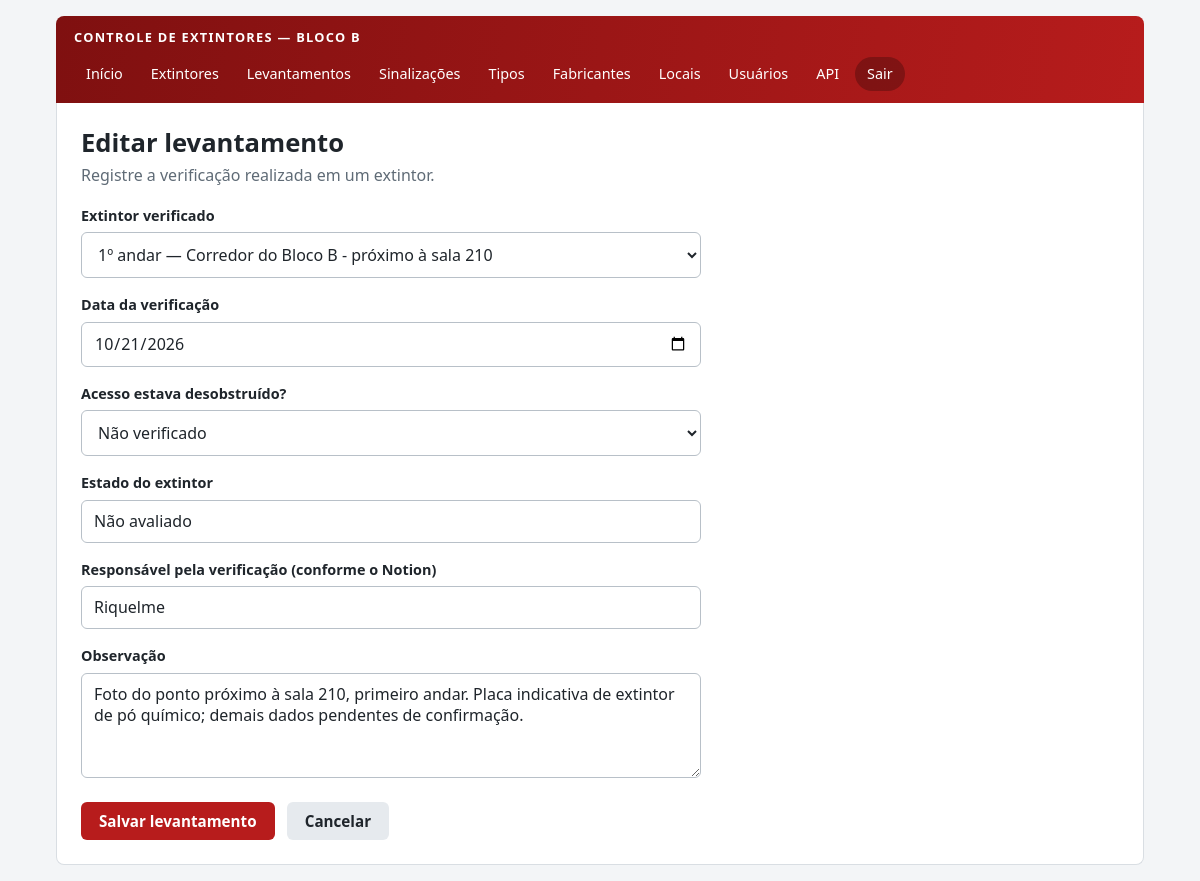
/cadastro_levantamento.php?id=2 (signed in), run on the app's committed database.
### tables this page shows
CREATE TABLE IF NOT EXISTS levantamento (
  id_levantamento INT AUTO_INCREMENT PRIMARY KEY,
  id_extintor INT NOT NULL,
  data_levantamento DATE NOT NULL,
  acesso_desobstruido TINYINT(1) NULL,
  estado_extintor VARCHAR(100) NOT NULL,
  responsavel VARCHAR(120) NULL,
  observacao TEXT NULL,
  CONSTRAINT fk_levantamento_extintor FOREIGN KEY (id_extintor) REFERENCES extintor(id_extintor) ON DELETE CASCADE ON UPDATE CASCADE
);

CREATE TABLE IF NOT EXISTS extintor (
  id_extintor INT AUTO_INCREMENT PRIMARY KEY,
  identificacao INT NULL UNIQUE,
  capacidade DECIMAL(6,2) NULL,
  data_validade_carga DATE NULL,
  id_tipo INT NULL,
  id_fabricante INT NULL,
  id_local INT NOT NULL,
  CONSTRAINT fk_extintor_tipo FOREIGN KEY (id_tipo) REFERENCES tipo_extintor(id_tipo) ON DELETE RESTRICT ON UPDATE CASCADE,
  CONSTRAINT fk_extintor_fabricante FOREIGN KEY (id_fabricante) REFERENCES fabricante(id_fabricante) ON DELETE RESTRICT ON UPDATE CASCADE,
  CONSTRAINT fk_extintor_local FOREIGN KEY (id_local) REFERENCES local(id_local) ON DELETE RESTRICT ON UPDATE CASCADE
);

CREATE TABLE IF NOT EXISTS local (
  id_local INT AUTO_INCREMENT PRIMARY KEY,
  andar INT NOT NULL,
  descricao VARCHAR(255) NOT NULL
);

### autenticacao.php (called while the page is built, shortened)
<?php
function escapar(mixed $valor): string
{
    return htmlspecialchars((string) $valor, ENT_QUOTES, "UTF-8");
}

### cadastro_levantamento.php (the view, shortened to what this page needs)
<?php
require_once "autenticacao.php";
require_once "layout.php";
require_once "conexao.php";
$id = filter_input(INPUT_GET, "id", FILTER_VALIDATE_INT);
$lev = ["id_extintor" => "", "data_levantamento" => date("Y-m-d"), "acesso_desobstruido" => null,
        "estado_extintor" => "Não avaliado", "responsavel" => "", "observacao" => ""];
if ($id) {
    $stmt = $conexao->prepare("SELECT id_extintor, data_levantamento, acesso_desobstruido, estado_extintor, responsavel, observacao
                               FROM levantamento WHERE id_levantamento = ?");
    $stmt->bind_param("i", $id);
    $stmt->execute();
    $lev = $stmt->get_result()->fetch_assoc();
}
$extintores = $conexao->query("SELECT e.id_extintor,e.identificacao,l.andar,l.descricao AS localizacao FROM extintor e JOIN local l ON l.id_local=e.id_local ORDER BY l.andar,l.descricao");
?>
<h1><?php echo $id ? "Editar levantamento" : "Novo levantamento"; ?></h1>
<p class="subtitulo">Registre a verificação realizada em um extintor.</p>
<?php if ($extintores->num_rows === 0) { ?>
    <p class="mensagem aviso">Cadastre um extintor antes de registrar um levantamento.</p>
<?php } else { ?>
    <form action="processa_levantamento.php" method="POST">
        <label for="id_extintor">Extintor verificado</label>
        <select id="id_extintor" name="id_extintor" required>
            <?php while ($e = $extintores->fetch_assoc()) { ?>
                <option value="<?php echo (int) $e["id_extintor"]; ?>" <?php echo (int) $lev["id_extintor"] === (int) $e["id_extintor"] ? "selected" : ""; ?>>
                    <?php echo escapar(rotuloExtintor($e["identificacao"],$e["andar"],$e["localizacao"])); ?>
                </option>
            <?php } ?>
        </select>
        <label for="data_levantamento">Data da verificação</label>
        <input type="date" id="data_levantamento" name="data_levantamento" value="<?php echo escapar($lev["data_levantamento"]); ?>" required>
        <label for="acesso_desobstruido">Acesso estava desobstruído?</label>
        <select id="acesso_desobstruido" name="acesso_desobstruido">
            <option value="" <?php echo $lev["acesso_desobstruido"] === null ? "selected" : ""; ?>>Não verificado</option>
        </select>
        <label for="estado_extintor">Estado do extintor</label>
        <input type="text" id="estado_extintor" name="estado_extintor" maxlength="100" placeholder="Ex.: Em boas condições" value="<?php echo escapar($lev["estado_extintor"]); ?>" required>
        <label for="responsavel">Responsável pela verificação (conforme o Notion)</label>
        <input type="text" id="responsavel" name="responsavel" maxlength="120" value="<?php echo escapar($lev["responsavel"] ?? ""); ?>" placeholder="Ex.: Andrey, Riquelme">
        <label for="observacao">Observação</label>
        <textarea id="observacao" name="observacao" rows="4" placeholder="Registre detalhes relevantes da verificação."><?php echo escapar($lev["observacao"]); ?></textarea>
        <button type="submit">Salvar levantamento</button>
        <a class="botao-link secundario" href="lista_levantamentos.php">Cancelar</a>
    </form>
<?php } ?>

### styles.css (style rules this page uses)
:root { --vermelho: #b71c1c; --vermelho-escuro: #7f1010; --carvao: #1f252b; --cinza: #5f6b76; --fundo: #f3f5f7; --painel: #f7f9fb; --branco: #ffffff; --borda: #d9dee3; --verde: #2e7d32; --amarelo: #c98a00; --raio: 8px; }
*, *::before, *::after { box-sizing: border-box; }
html { -webkit-text-size-adjust: 100%; }
body { margin: 0; min-height: 100vh; color: var(--carvao); background: var(--fundo); font-family: "Segoe UI", Arial, Helvetica, sans-serif; font-size: 16px; line-height: 1.5; }
h1 { margin: 0 0 4px; font-size: 1.6rem; line-height: 1.25; }
p { margin: 0 0 12px; }
a { color: var(--vermelho); }
.subtitulo { margin-bottom: 18px; color: var(--cinza); }
button, .botao-link { display: inline-block; padding: 10px 18px; color: var(--branco); background: var(--vermelho); border: 0; border-radius: 6px; font: inherit; font-size: 0.95rem; font-weight: 600; line-height: 1.2; text-align: center; text-decoration: none; cursor: pointer; }
.botao-link.secundario { color: var(--carvao); background: #e6eaee; }
label { display: block; margin: 16px 0 6px; font-size: 0.9rem; font-weight: 600; }
input, select, textarea { display: block; width: 100%; padding: 10px 12px; color: var(--carvao); background: var(--branco); border: 1px solid #b8c0c8; border-radius: 6px; font: inherit; font-size: 1rem; line-height: 1.3; }
textarea { min-height: 96px; resize: vertical; }
.conteudo-app form:not(.filtros):not(.form-inline) { max-width: 620px; margin-top: 8px; }
.conteudo-app form:not(.filtros):not(.form-inline) > button[type="submit"] { margin-top: 24px; }
.conteudo-app form:not(.filtros):not(.form-inline) > .botao-link.secundario { margin: 24px 0 0 8px; }

### data on the page
levantamento: id_extintor "1º andar — Corredor do Bloco B - próximo à sala 210", data_levantamento "10/21/2026", acesso_desobstruido "Não verificado", estado_extintor "Não avaliado", responsavel "Riquelme", observacao "Foto do ponto próximo à sala 210, primeiro andar. Placa indicativa de extintor de pó químico; demais dados pendentes de confirmação."
